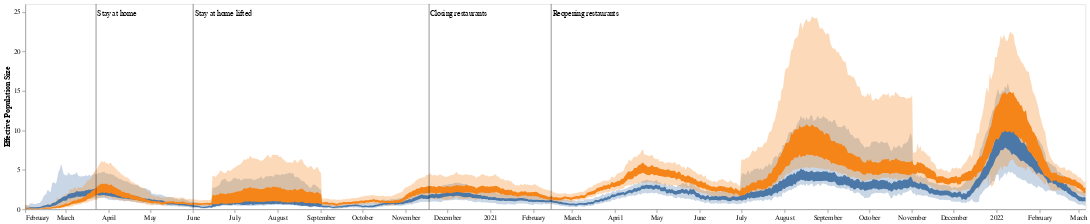

The cell this chart's notebook holds for it:
### Code cell
ne

### Figure 1 — Vega-Lite specification as saved in the notebook (floating-point values rounded to 4 significant figures; data arrays with more than 128 entries replaced by an {"elided": "..."} marker saying what was removed)
{"config": {"view": {"continuousWidth": 400, "continuousHeight": 300}}, "layer": [{"mark": {"type": "area", "interpolate": "monotone", "opacity": 0.3}, "encoding": {"color": {"type": "nominal", "field": "deme", "legend": null}, "x": {"type": "temporal", "axis": {"grid": false, "title": "Date"}, "field": "date"}, "y": {"type": "quantitative", "field": "lower_hpd_log_95"}, "y2": {"field": "upper_hpd_log_95"}}, "height": 300, "transform": [{"filter": "(datum.upper_hpd_log_95 < 50)"}], "width": 1550}, {"mark": {"type": "area", "interpolate": "monotone"}, "encoding": {"color": {"type": "nominal", "field": "deme"}, "x": {"type": "temporal", "axis": {"grid": false, "title": "Date"}, "field": "date"}, "y": {"type": "quantitative", "axis": {"grid": false, "title": "Effective Population Size"}, "field": "lower_hpd_log_50"}, "y2": {"field": "upper_hpd_log_50"}}, "height": 300, "transform": [{"filter": "(datum.upper_hpd_log_50 < 50)"}], "width": 1550}, {"data": {"name": "data-6a790f61f5a133bed9fa0784e3bfcda8"}, "mark": {"type": "text", "align": "left", "baseline": "middle", "dx": 2, "dy": -135, "size": 11}, "encoding": {"color": {"value": "#000000"}, "text": {"type": "nominal", "field": "event"}, "x": {"type": "temporal", "axis": {"title": null}, "field": "date"}}, "height": 300, "width": 1550}, {"data": {"name": "data-6a790f61f5a133bed9fa0784e3bfcda8"}, "mark": {"type": "rule", "color": "black", "opacity": 0.3, "strokeWidth": 2}, "encoding": {"x": {"type": "temporal", "axis": {"title": null}, "field": "date"}}, "height": 300, "width": 1550}], "data": {"name": "data-76b4b958e0e65f8b256f9bdf287413af"}, "$schema": "https://vega.github.io/schema/vega-lite/v4.8.1.json", "datasets": {"data-76b4b958e0e65f8b256f9bdf287413af": {"elided": "1530 records"}, "data-6a790f61f5a133bed9fa0784e3bfcda8": [{"date": "2020-03-23T00:00:00", "event": "Stay at home"}, {"date": "2020-06-01T00:00:00", "event": "Stay at home lifted"}, {"date": "2020-11-18T00:00:00", "event": "Closing restaurants"}, {"date": "2021-02-14T00:00:00", "event": "Reopening restaurants"}]}}
